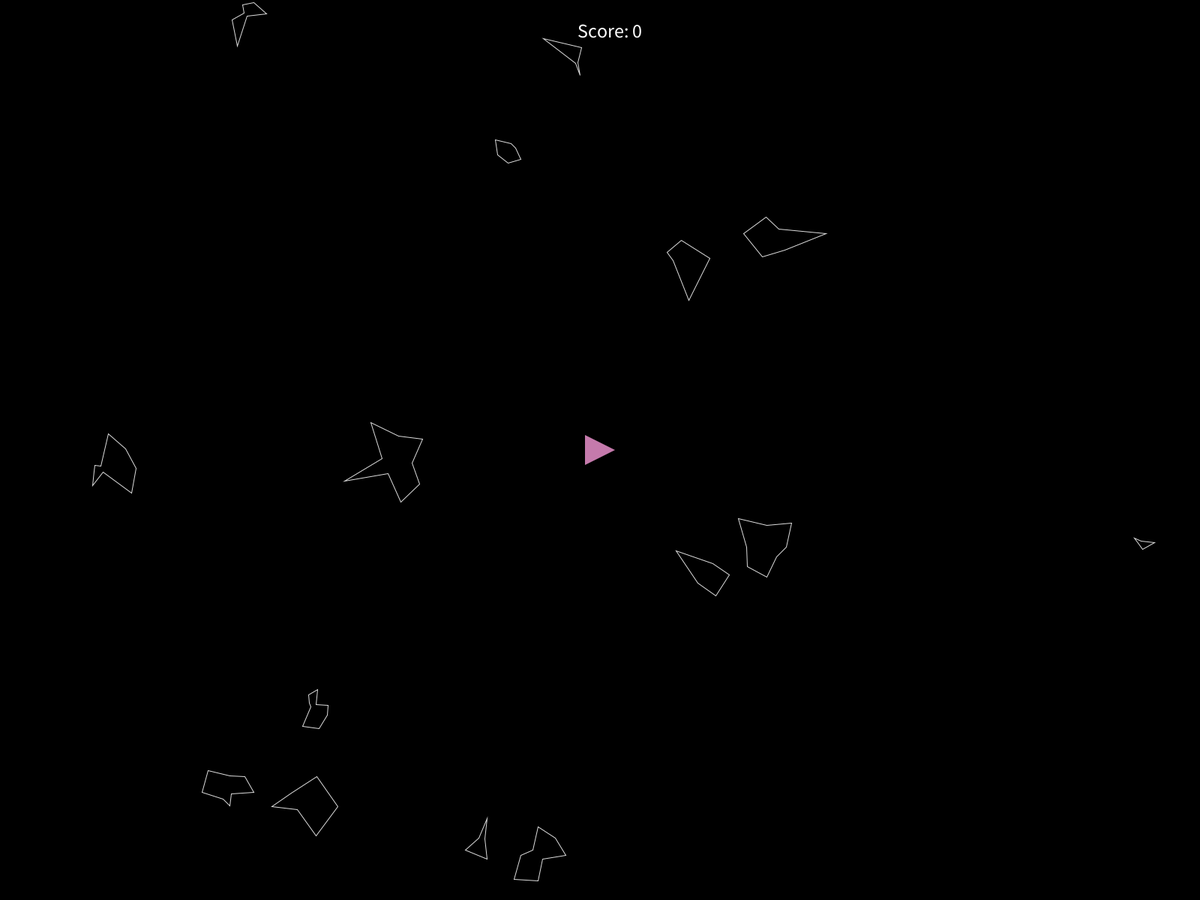
Frame 1 (no input)
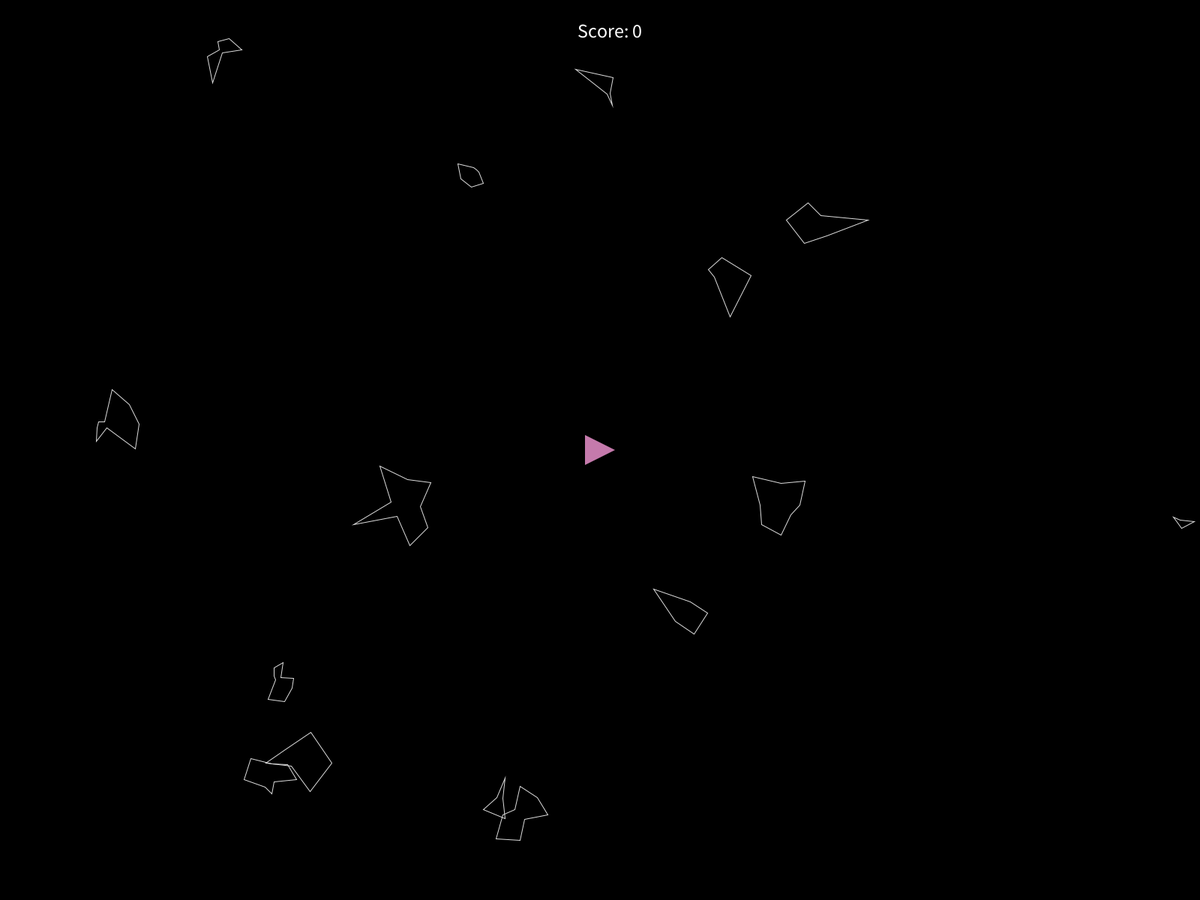
Frame 60 (the mouse pressed at the canvas centre just before this capture)
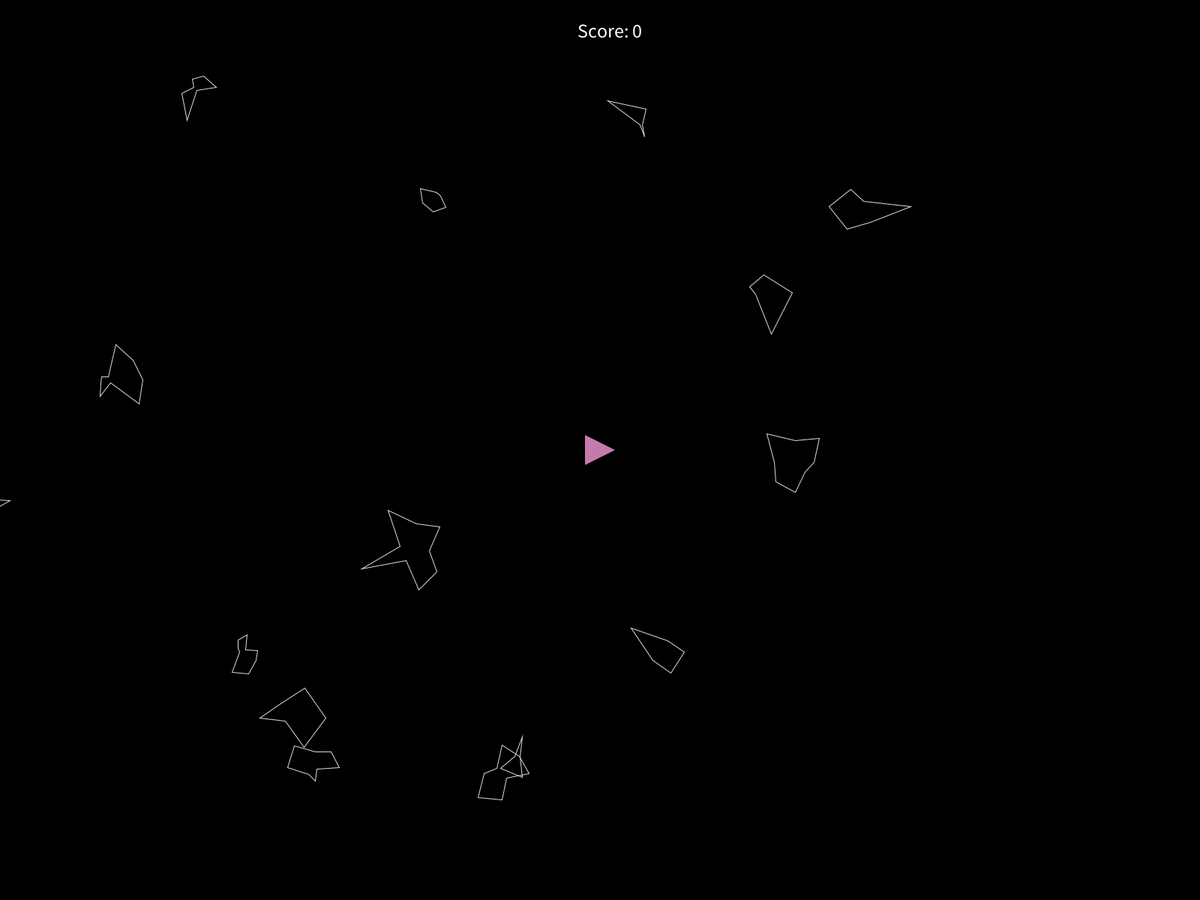
Frame 120 (the mouse held since frame 60 and released just before this capture)

The Processing sketch that drew these frames (run headless with seeded random() and noise(); from frame 60 on, the mouse is pressed at the canvas centre):

// Processing sketch: ASTEROIDES
// ── ASTEROIDES.pde
//Georgia Rebeka da Silva - 398289
//Programação 2
//Trabalho AP01

Nave n;
Fim fim;

ArrayList <Tiro> tiros = new ArrayList<Tiro>();
ArrayList <Asteroides> ast = new ArrayList<Asteroides>();

int score;

void setup() {
  fullScreen();
  
  score = 0;
  fim = null;
  
  n = new Nave();
  
  for (int i = 0; i < 15; i++){
    ast.add(new Asteroides());
  }
 
}

void draw() {
 
  if(fim != null){
    fim.desenhaFim();

  }else{
    
    background(0);
    textSize(26);
    fill(255);
    text("Score: "+ score, width/2 - 30, 50);
    noFill();
    
  for(int i = 0; i < ast.size(); i++){
    Asteroides asteroides = ast.get(i);
    asteroides.desenha();
    asteroides.move();
    asteroides.vel();
    
    if(n.acerta(asteroides)){   
      fim = new Fim(score);
      println("gameover");
    }
  }

  
    for(int i = 0; i < tiros.size(); i++){
      Tiro tiro = tiros.get(i);
      tiro.desenha();
      tiro.move();
      if(tiro.fora() == true){  
        tiros.remove(i);
        }else{
          for(int j = 0; j < ast.size(); j++){
            Asteroides asteroides = ast.get(j);
            if(tiro.acerta(asteroides)){
              score += 25; 
              if(asteroides.r > 20){  
                score += 10;
                ArrayList<Asteroides> newA = asteroides.breakup();
                ast.addAll(newA);
              }
                ast.remove(j);
                tiros.remove(i);
                break;
              }
            
            }
          }
        }
    
    n.desenha();
    n.move();
  }
}


void keyPressed() {
  if(key == ' '){
    tiros.add(new Tiro(n.pos,n.a)); 
  }else if(keyCode == LEFT){
      n.rotaciona(-0.1);
    }else if(keyCode == RIGHT){
      n.rotaciona(0.1);
    }else if(keyCode == UP){
      n.velX += cos(n.a) * n.thrust;
      n.velY += sin(n.a) * n.thrust;
    }else if(keyCode == DOWN){
      n.velX -= cos(n.a) * n.thrust;
      n.velY -= sin(n.a) * n.thrust;
    }
}
void mousePressed() {
  if (fim != null && fim.mouseOverButton() == true) {
    restart();
  }
}
void restart() {
  tiros.clear();
  n = new Nave();
  ast.add(new Asteroides(new PVector(random(width/2), random(height)), random(15,70)));
  fim = null;
  score = 0;
}

// ── Asteroids.pde
//Georgia Rebeka da Silva - 398289
//Programação 2
//Trabalho AP01

class Asteroides{
  float r;
  PVector pos;
  PVector vel = PVector.random2D();
  int total = floor(random(5, 10));
  float[] offset;
  
  Asteroides(){
    this(new PVector(random(width), random(height)), random(30,80));
  }
  
  Asteroides(PVector pos_, float r){
    pos = pos_.copy();
    this.r = r * 0.5;
    offset = new float[total];
    for(int i = 0; i < total; i++){
      offset[i] = random(-r * 0.5, r * 0.5);
    }
      
  }  
  
  void desenha(){
    push();
    stroke(220,220,220);
    noFill();
    translate(pos.x, pos.y);
    //ellipse(0, 0, this.r,this.r);
    beginShape();
    for(int i = 0; i < this.total; i++){
      float angulo = map(i, 0, this.total, 0, TWO_PI);
      float r1 = r + offset[i];
      float x = r1 * cos(angulo);
      float y = r1 * sin(angulo);
      vertex(x,y);
    }
    endShape(CLOSE);  
    pop();
  }

  void vel(){
    this.pos.add(vel);
    
  }
   void move(){
     if(this.pos.x > width + this.r)//se o asteroide estiver pra fora do canto direito da tela
     this.pos.x = -this.r; //voltara para o lado esquerdo da tela
     else if(this.pos.x < -this.r) //se o asteroide estiver pra fora do canto esquerdo da tela
     this.pos.x = width + this.r;//voltara para o lado direito da tela
     if(this.pos.y > height + this.r)//se o asteroide estiver pra fora do canto inferior da tela
     this.pos.y = -this.r;//voltara para o lado superior da tela
     else if(this.pos.y < -this.r)//se o asteroide estiv trianguloer pra fora do superior inferior da tela
     this.pos.y = height + this.r;//voltara para o lado inferior da tela
   }
   ArrayList<Asteroides> breakup(){
     ArrayList<Asteroides> newA = new ArrayList<Asteroides>();
     newA.add(new Asteroides(pos, this.r));
     newA.add(new Asteroides(pos, this.r));
     return newA;
   }

}

 

// ── Fim.pde
//Georgia Rebeka da Silva - 398289
//Programação 2
//Trabalho AP01

class Fim{
  String gameOverText, buttonText, scoreText;
  int buttonX, buttonY, buttonW, buttonH;
  
  Fim(int score){
    this.gameOverText = "Game Over!";
    this.buttonText = "Tente Novamente";
    this.scoreText = "Sua pontuação final foi: " + score;
    this.buttonW = 550;
    this.buttonH = 100;
    this.buttonX = width/2 - this.buttonW/2;
    this.buttonY = height/2 - this.buttonH/2;
  }
  void desenhaFim(){
    //OVERLAY
    fill(0);
    rect(0, 0, width, height);
    rect(buttonX, buttonY, buttonW, buttonH);
    
    //TEXT
    stroke(255);
    fill(255);
    textSize(60);
    text(this.gameOverText, width/3, height/4);
    
    //BUTTON
    fill(0);
    stroke(200);
    rect(buttonX, buttonY, buttonW, buttonH);
    fill(200);
    text(buttonText, buttonX+25, buttonY+70);
    
    //SCORE
    stroke(255);
    fill(255);
    textSize(30);
    text(scoreText, width/3, height - height/4);
  }
    boolean mouseOverButton() {
    return (mouseX > buttonX && mouseX < buttonX + buttonW && mouseY > buttonY && mouseY < buttonY + buttonH);
  }
}

// ── Nave.pde
//Georgia Rebeka da Silva - 398289
//Programação 2
//Trabalho AP01

class Nave{
  float r, a, acel, velX, velY, thrust;
  PVector pos;
  int vidas = 3;
  
  Nave(){
    pos = new PVector(width/2, height/2);
    this.r = 20;
    a = 0.0; //angulo de rotação do triangulo
    thrust = 1;
    acel = 1;
    velX = 0;
    velY = 0;
  }
  
  void desenha(){
    translate(pos.x, pos.y); //funçao que posiciona o triangulo
    rotate(a + PI/2); //PI/2 para rotacionar o angulo do triangulo e ele andar para frente
    noStroke();
    fill(197, 122, 172);
    triangle(-this.r, this.r, this.r, this.r, 0, -this.r); //coordenadas xyz do triangulo
  }
  
  void rotaciona(float angulo){
  this.a = this.a + angulo;
  }

  void move(){
    velX *= acel;
    velY *= acel;
    pos.x = pos.x + velX;
    pos.y = pos.y + velY;
    
    //Limites da Tela
    if(pos.x > width + this.r) //se o triangulo estiver pra fora do canto direito da tela
    pos.x = -this.r; //voltara para o lado esquerdo da tela
    else if(pos.x < -this.r) //se o triangulo estiver pra fora do canto esquerdo da tela
    pos.x = width + this.r;//voltara para o lado direito da tela
    if(pos.y > height + this.r)//se o triangulo estiver pra fora do canto inferior da tela
    pos.y = -this.r;//voltara para o lado superior da tela
    else if(pos.y < -this.r)//se o triangulo estiver pra fora do superior inferior da tela
    pos.y = height + this.r;//voltara para o lado inferior da tela
  }
    boolean acerta(Asteroides asteroides){
    float d = dist(pos.x,pos.y,asteroides.pos.x,asteroides.pos.y);
    if(d < asteroides.r){
      println("True");
      return true;
    }else{
      return false;
    }
  }
}

// ── Tiro.pde
//Georgia Rebeka da Silva - 398289
//Programação 2
//Trabalho AP01

class Tiro{
  PVector posi, vel;

  Tiro(PVector posi_, float ang_){
    posi = new PVector(posi_.x, posi_.y);
    vel = PVector.fromAngle(n.a);
    vel.mult(10);

  }
  
  void move(){
  posi.add(vel);
  }

  void desenha(){
    stroke(255);
    strokeWeight(4);
    point(posi.x, posi.y);
  }
  
  boolean fora() {
    if (posi.x > width || posi.x < 0){
      return true;
    }
    
    if (posi.y > height || posi.y < 0){
      return true;
    }
    return false;
  }

  boolean acerta(Asteroides asteroides){
    float d = dist(posi.x,posi.y,asteroides.pos.x,asteroides.pos.y);
    if(d < asteroides.r){
      println("True");
      return true;
    }else{
      return false;
    }
  }
}
    
